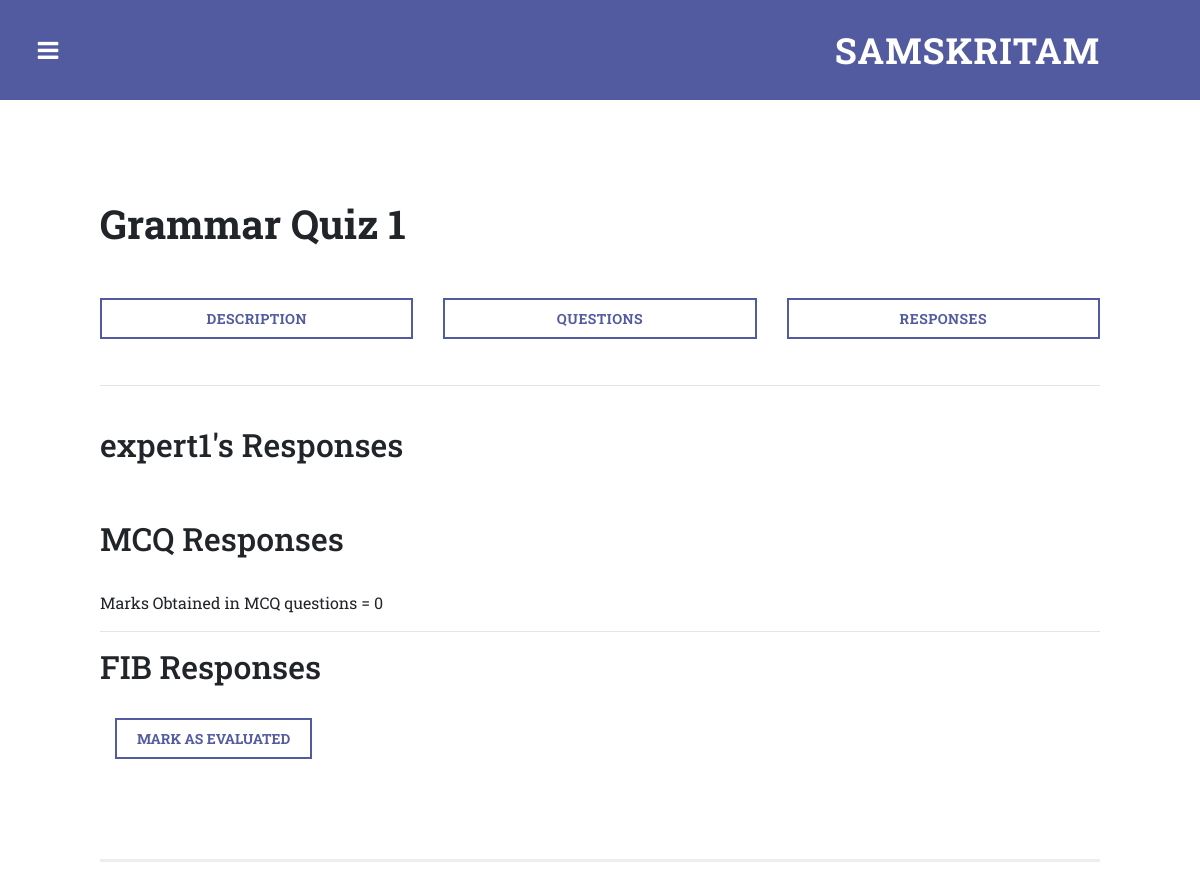
/my_competition_student_response/1/3/ (signed in), run on an earlier commit of the app's database.
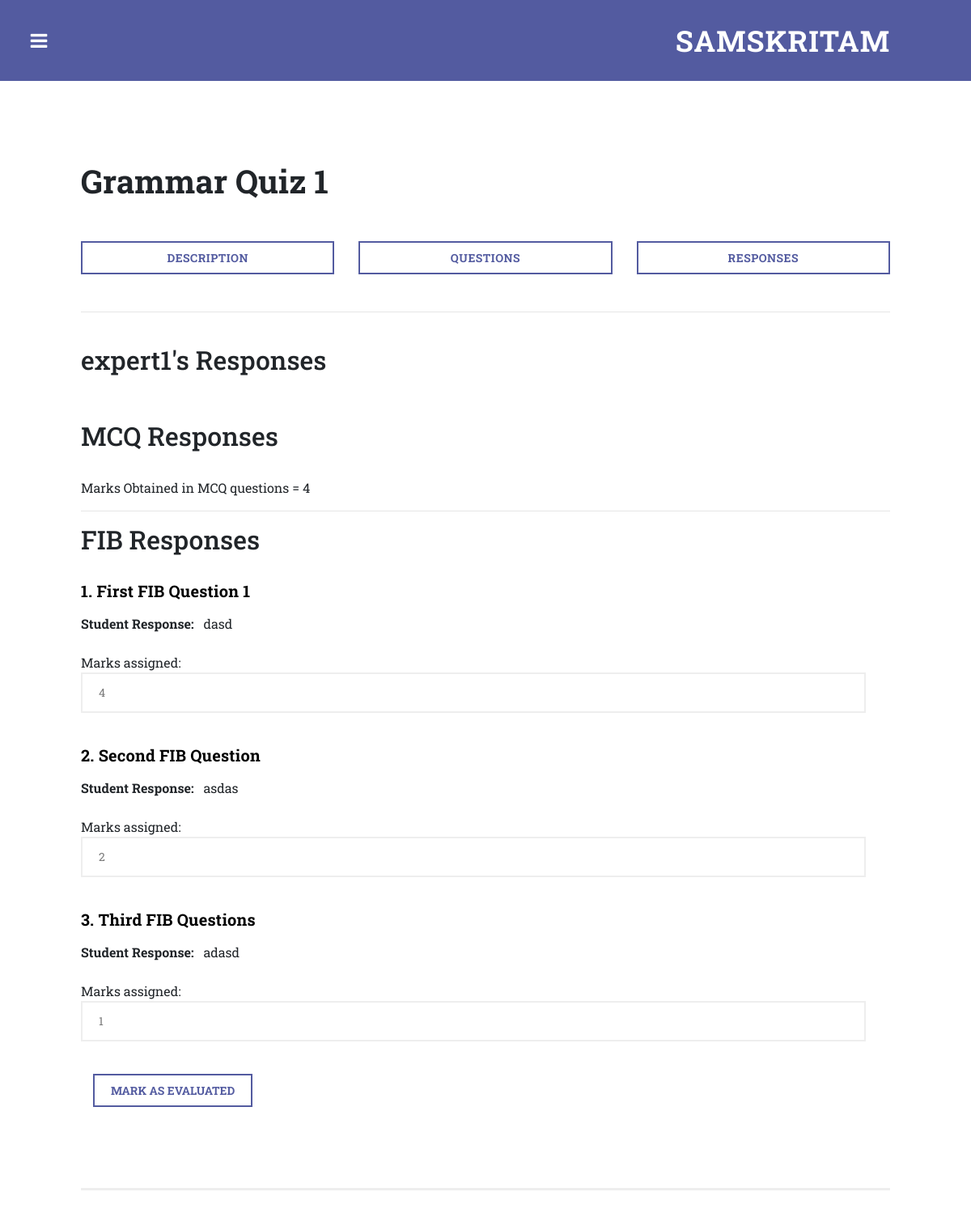
And on a later commit of the database.
### main/models.py (models this page shows, shortened)
class FIB_student_response(models.Model):
    contest = models.ForeignKey(Competition,on_delete=models.SET_NULL,null=True)
    question =  models.ForeignKey(FIB_question,on_delete=models.SET_NULL,null=True)
    student = models.ForeignKey(User,on_delete=models.SET_NULL,null=True)
    response = models.TextField(null = True,blank = True)
    marks = models.IntegerField(default=0)

class FIB_question(models.Model):
    contest = models.ForeignKey(Competition,on_delete=models.SET_NULL,null=True)
    question = models.TextField(null = True,blank = True)
    marks = models.IntegerField(default=0)

### main/views.py (the view, shortened to what this page needs)
# urls.py: path('my_competition_student_response/<int:pk>/<int:student_id>/',views.my_competition_student_response,name="my_competition_student_response"),
def my_competition_student_response(request,pk,student_id):
    expert = None
    if request.user.is_authenticated:
        if Expert_data.objects.filter(user = request.user):
            expert = request.user
    if not expert:
        return(redirect(home))
    competition = Competition.objects.get(pk=pk)
    student = User.objects.get(pk=student_id)
    fib_responses = FIB_student_response.objects.filter(contest=competition,student=student)
    pdf_questions = Pdf_question.objects.filter(contest=competition)
    marks_obt = 0
    mcq_responses = MCQ_student_response.objects.filter(contest=competition,student = student)
    for i in mcq_responses:
        if i.response.correct:
            marks_obt+=1
    return render(request,'main/my_competition_student_response.html',{"expert":expert,"marks_obt":marks_obt,"student":student,"competition":competition,"fib_responses":fib_responses})

### templates/main/my_competition_student_response.html (shortened to what this page needs)
{%extends "main/base.html"%}
{% load static %}
{% block content %}
<div class="row">
                    <div class="col-md-12">
                    <div class="section-heading">
                      <h2 style="font-size:40px">{{competition.name}}</h2>
                    </div>
                  </div>
                      <div class="col-md-4">
                        <div class="border-rectangle-button">
                          <a href="{% url 'my_competition_description' pk=competition.pk %}">Description</a>
                        </div>
                      </div>
                      <div class="col-md-4">
                        <div class="border-rectangle-button">
                          <a href="{% url 'my_competition_questions' pk=competition.pk %}">Questions</a>
                        </div>
                      </div>
                      <div class="col-md-4">
                        <div class="border-rectangle-button">
                          <a href="{% url 'my_competition_responses' pk=competition.pk %}">Responses</a>
                        </div>
                      </div>
                    </div>
                    <hr>
            <section class="forms" style="margin-top: 40px ">
              <div class="container-fluid">
                <div class="row">
                  <div class="col-md-12">
                    <h2>{{student}}'s Responses</h2>
                    <br> <br>
                    <form id="contact" action="" method="post">
                        <h2>MCQ Responses</h2>
                        <br>
                       Marks Obtained in MCQ questions = {{marks_obt}}
                        <hr>
                        <h2>FIB Responses</h2>
                        <br>
                        {% for fib_response in fib_responses %}
                        <p style="font-size: 20px;color: black;"><b>{{forloop.counter}}. {{fib_response.question.question}}</b></p>
                        <b>Student Response: </b> &nbsp;
                        {{fib_response.response}} <br><br>
                        <div class="col-12 row">
                         Marks assigned:
                          <input type="text" name="mar{{fib_response.pk}}" placeholder="Enter the marks here" value="{{fib_response.marks}}" />
                        </div>
                        {% endfor %}
                        <div class="col-md-12">
                          <button type="submit" id="form-submit" class="button">Mark as evaluated</button>
                        </div>
                    </form>
                  </div>
                </div>
              </div>
            </section>
{%endblock%}

What changed in the data, as far as the page shows it:
added FIB_student_response: question.question "First FIB Question 1", response "dasd", marks "4"
added FIB_student_response: question.question "Second FIB Question", response "asdas", marks "2"
added FIB_student_response: question.question "Third FIB Questions", response "adasd", marks "1"
Also different on the page:
{{ marks_obt }}: "0" → "4"
